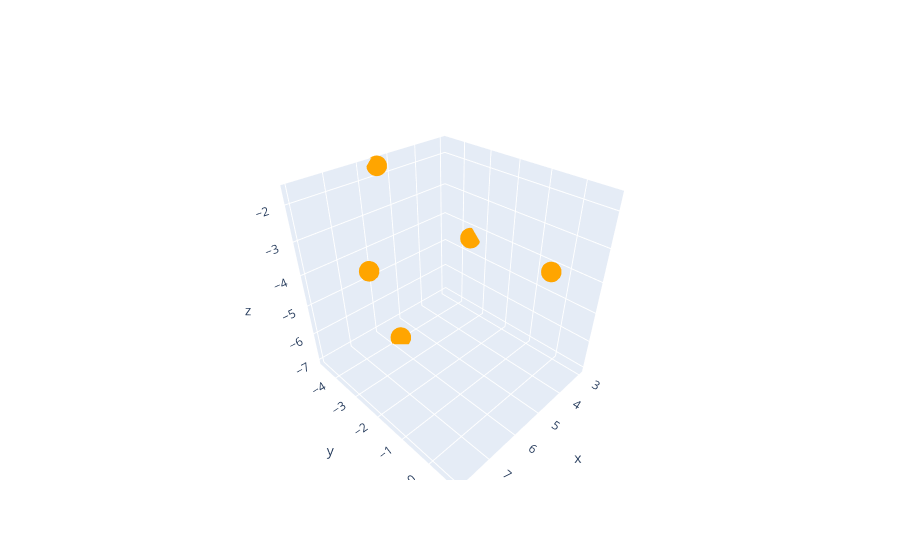
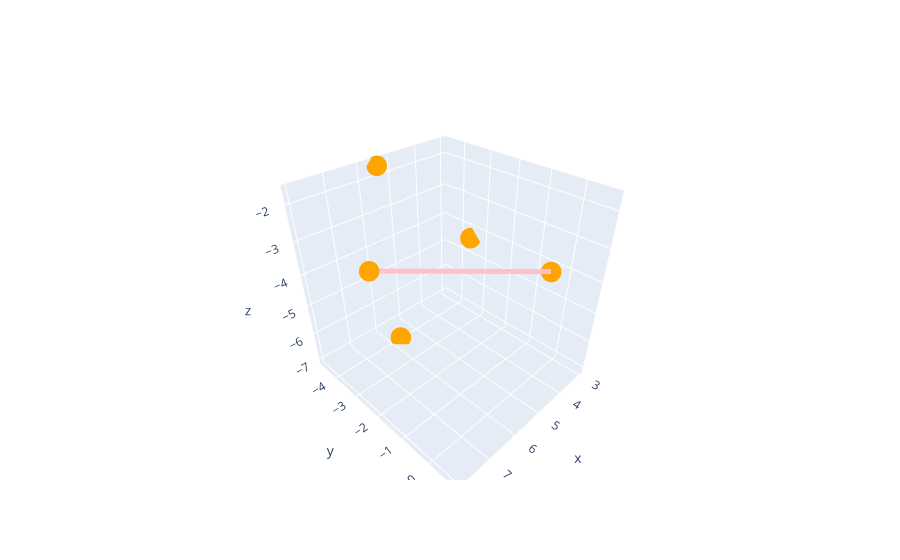
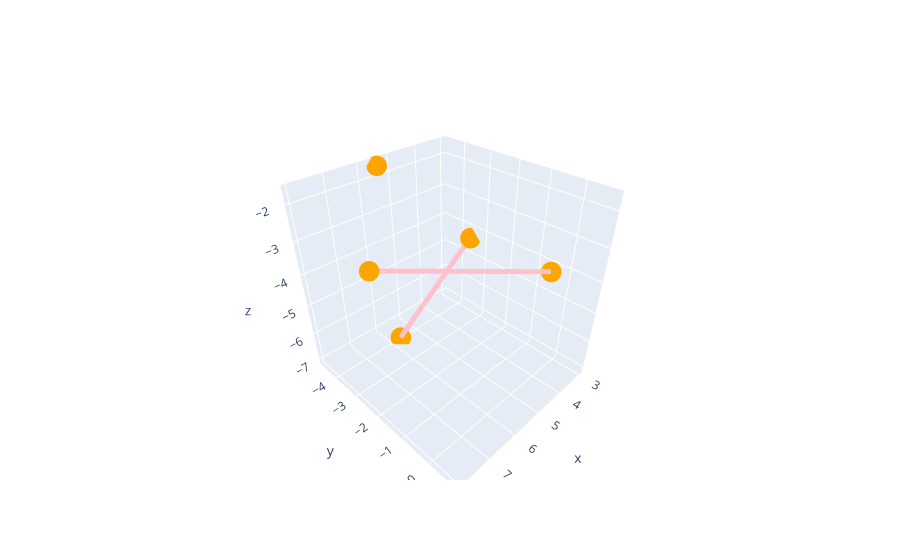
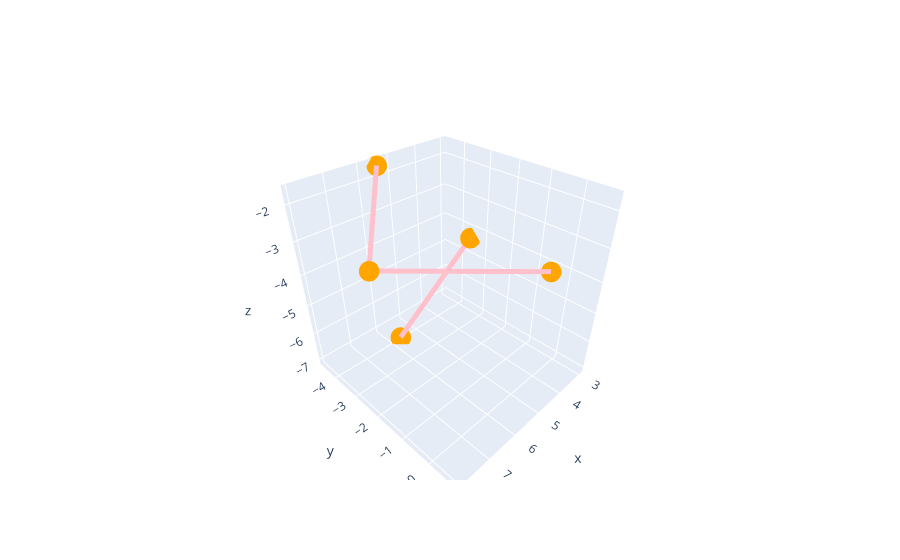

Notebook source saved alongside these figures, in order:
### Markdown cell above
In the next animations:

* Vertices (0-simplicies) are in orange
* Edges (1-simplicies) are in pink
* Triangles (2-simplicies) are in cyan
* Tetrahedrons (3-simplicies) are in dark blue

Can you see where the three cavities appear during the filtration?

### Code cell
draw_simplicial_complex(pos_ca, cech_simplex_tree_sample)

### Figure 1 — Plotly figure (JSON) as saved in the notebook; plotly's stock layout.template omitted (floating-point values rounded to 4 significant figures)
{"data": [{"color": "cyan", "i": [], "j": [], "k": [], "type": "mesh3d", "x": [5.743, 2.972, 5.495, 7.961, 5.142], "y": [-3.885, -3.537, -4.649, -1.831, 0.765], "z": [-7.02, -4.38, -1.674, -2.56, -2.68]}, {"marker": {"color": ["orange", "orange", "orange", "orange", "orange"], "size": 12}, "mode": "markers", "type": "scatter3d", "x": [5.743, 2.972, 5.495, 7.961, 5.142], "y": [-3.885, -3.537, -4.649, -1.831, 0.765], "z": [-7.02, -4.38, -1.674, -2.56, -2.68]}], "layout": {"showlegend": false}}

### Figure 2 — Plotly figure (JSON) as saved in the notebook; plotly's stock layout.template omitted (floating-point values rounded to 4 significant figures)
{"data": [{"color": "cyan", "i": [], "j": [], "k": [], "type": "mesh3d", "x": [5.743, 2.972, 5.495, 7.961, 5.142], "y": [-3.885, -3.537, -4.649, -1.831, 0.765], "z": [-7.02, -4.38, -1.674, -2.56, -2.68]}, {"marker": {"color": ["orange", "orange", "orange", "orange", "orange"], "size": 12}, "mode": "markers", "type": "scatter3d", "x": [5.743, 2.972, 5.495, 7.961, 5.142], "y": [-3.885, -3.537, -4.649, -1.831, 0.765], "z": [-7.02, -4.38, -1.674, -2.56, -2.68]}, {"line": {"color": "pink", "width": 10}, "mode": "lines", "type": "scatter3d", "x": [7.961, 5.142], "y": [-1.831, 0.765], "z": [-2.56, -2.68]}], "layout": {"showlegend": false}}

### Figure 3 — Plotly figure (JSON) as saved in the notebook; plotly's stock layout.template omitted (floating-point values rounded to 4 significant figures)
{"data": [{"color": "cyan", "i": [], "j": [], "k": [], "type": "mesh3d", "x": [5.743, 2.972, 5.495, 7.961, 5.142], "y": [-3.885, -3.537, -4.649, -1.831, 0.765], "z": [-7.02, -4.38, -1.674, -2.56, -2.68]}, {"marker": {"color": ["orange", "orange", "orange", "orange", "orange"], "size": 12}, "mode": "markers", "type": "scatter3d", "x": [5.743, 2.972, 5.495, 7.961, 5.142], "y": [-3.885, -3.537, -4.649, -1.831, 0.765], "z": [-7.02, -4.38, -1.674, -2.56, -2.68]}, {"line": {"color": "pink", "width": 10}, "mode": "lines", "type": "scatter3d", "x": [7.961, 5.142], "y": [-1.831, 0.765], "z": [-2.56, -2.68]}, {"line": {"color": "pink", "width": 10}, "mode": "lines", "type": "scatter3d", "x": [5.743, 2.972], "y": [-3.885, -3.537], "z": [-7.02, -4.38]}], "layout": {"showlegend": false}}

### Figure 4 — Plotly figure (JSON) as saved in the notebook; plotly's stock layout.template omitted (floating-point values rounded to 4 significant figures)
{"data": [{"color": "cyan", "i": [], "j": [], "k": [], "type": "mesh3d", "x": [5.743, 2.972, 5.495, 7.961, 5.142], "y": [-3.885, -3.537, -4.649, -1.831, 0.765], "z": [-7.02, -4.38, -1.674, -2.56, -2.68]}, {"marker": {"color": ["orange", "orange", "orange", "orange", "orange"], "size": 12}, "mode": "markers", "type": "scatter3d", "x": [5.743, 2.972, 5.495, 7.961, 5.142], "y": [-3.885, -3.537, -4.649, -1.831, 0.765], "z": [-7.02, -4.38, -1.674, -2.56, -2.68]}, {"line": {"color": "pink", "width": 10}, "mode": "lines", "type": "scatter3d", "x": [7.961, 5.142], "y": [-1.831, 0.765], "z": [-2.56, -2.68]}, {"line": {"color": "pink", "width": 10}, "mode": "lines", "type": "scatter3d", "x": [5.743, 2.972], "y": [-3.885, -3.537], "z": [-7.02, -4.38]}, {"line": {"color": "pink", "width": 10}, "mode": "lines", "type": "scatter3d", "x": [5.495, 7.961], "y": [-4.649, -1.831], "z": [-1.674, -2.56]}], "layout": {"showlegend": false}}
